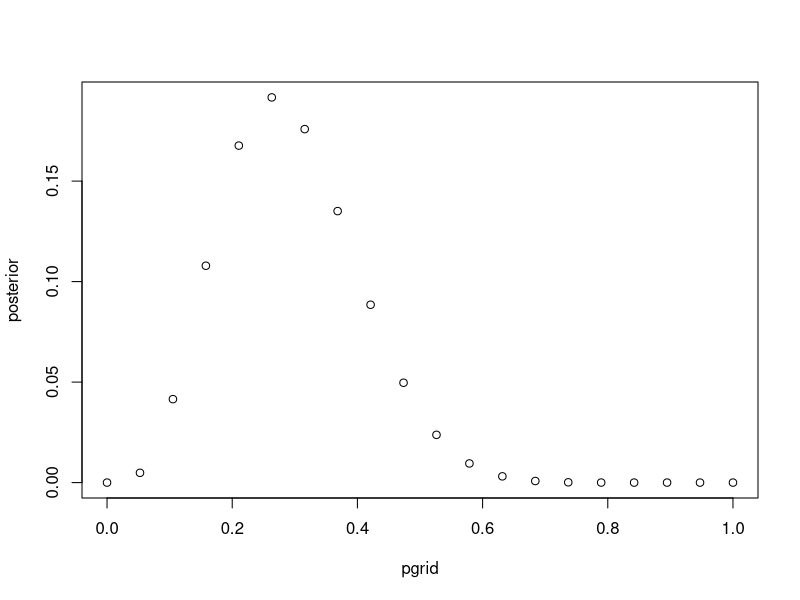
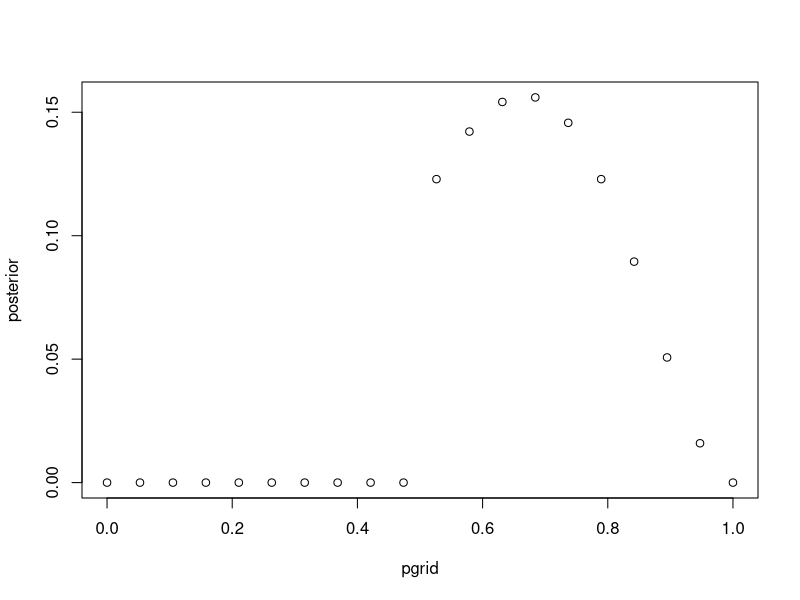

The R source for these figures, in order:
## ---- chunk 1

#define grid
pgrid <- seq(from=0, to=1, length.out=20)

#define prior
prior <- rep(1,20)

#compute likeligood for the grid
likelihood <- dbinom(4, size=15, prob=pgrid)

unstd.posterior <- likelihood*prior

posterior <- unstd.posterior/sum(unstd.posterior)

plot(pgrid,posterior)

## ---- chunk 2
newprior <- c(rep(0, length.out=10), rep(2,length=10))

likelihood <- dbinom(4, size=6, prob=pgrid)
unstd.posterior <- likelihood*newprior
posterior <- unstd.posterior/sum(unstd.posterior)
plot(pgrid,posterior)


